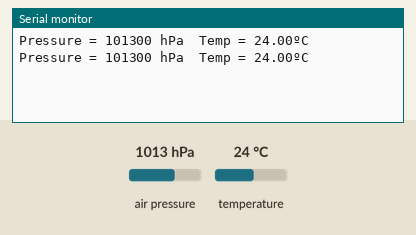
This sketch was run on a simulated Arduino Uno, built with avr-gcc and run on an emulated ATmega328P. On the bench: the last lines printed to the serial monitor. The test bench sets the inputs (shaded band); at power-on: air pressure 1013 hPa, temperature 24 °C.

Above: at 3.8 s.
3.9 s: air pressure set to 952 hPa
At 6.5 s:
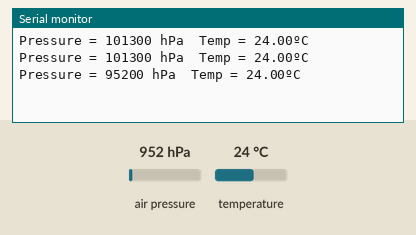
7.8 s: temperature set to 12 °C
At 10.2 s:
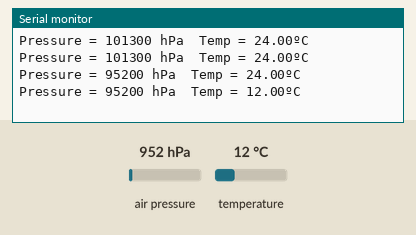
11.7 s: air pressure set to 975 hPa
At 12.7 s:
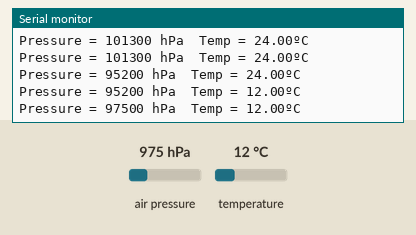
Timing chart, 0 to 14.7 s (numbered marks = the images above; inputs shaded):
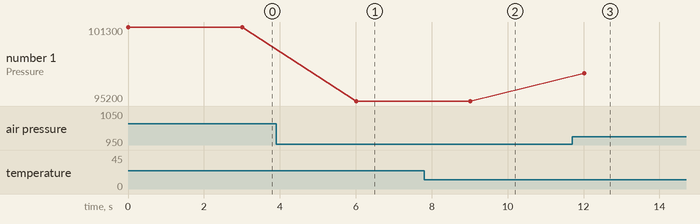

Measured:
- after the input at 3.9 s, the serial monitor: prints a new line after 2.1 s (image 1)
- after the input at 7.8 s, the serial monitor: prints a new line after 1.2 s (image 2)
- after the input at 11.7 s, the serial monitor: prints a new line after 0.33 s (image 3)
- plotted number 1: 101300 → 95200 after the input at 3.9 s, 95200 → 97500 after the input at 11.7 s

The sketch:

bmp180.ino
```cpp
#include <Adafruit_BMP085.h>

Adafruit_BMP085 bmp;;
void setup()
{
  Serial.begin(115200);
  if (!bmp.begin())
  {
    Serial.println("BMP180 Sensor not found ! ! !");
    while (1)
    {

    }
  }
}

void loop()
{
  Serial.print("Pressure = ");
  Serial.print(bmp.readPressure());
  Serial.print(" hPa");
  Serial.print("  Temp = ");
  Serial.print(bmp.readTemperature());
  Serial.println("ºC");
  delay(3000);
}
```
